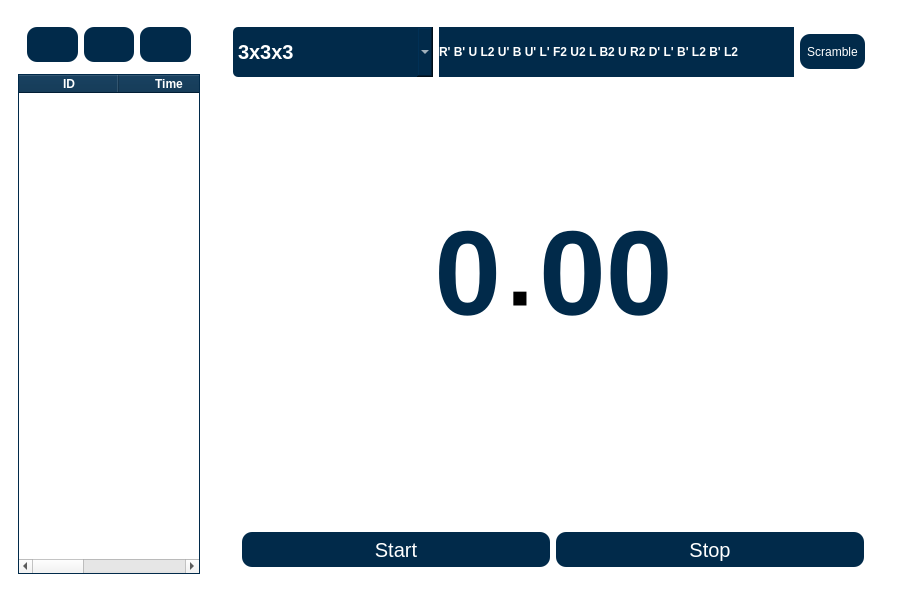
<?xml version="1.0" encoding="UTF-8"?>
<ui version="4.0">
 <class>MainWindow</class>
 <widget class="QMainWindow" name="MainWindow">
  <property name="geometry">
   <rect>
    <x>0</x>
    <y>0</y>
    <width>900</width>
    <height>600</height>
   </rect>
  </property>
  <property name="sizePolicy">
   <sizepolicy hsizetype="Fixed" vsizetype="Fixed">
    <horstretch>0</horstretch>
    <verstretch>0</verstretch>
   </sizepolicy>
  </property>
  <property name="minimumSize">
   <size>
    <width>900</width>
    <height>600</height>
   </size>
  </property>
  <property name="maximumSize">
   <size>
    <width>900</width>
    <height>600</height>
   </size>
  </property>
  <property name="windowTitle">
   <string>MainWindow</string>
  </property>
  <property name="styleSheet">
   <string notr="true">QLineEdit {
    padding: 5px 10px;
    background-color: #f0f0f0;
    font-size: 10px;
    border: none;
    border-bottom: 1px solid black;
    border-radius: 10px;
    color: black;
}

QPushButton {
    background-color: #012a4a;
    color: white;
    border-radius: 10px;
    min-height: 25px;
    min-width: 15px;
    padding: 5px 7px;
}

QPushButton:hover {
    background-color: #fb8b24;
}

QComboBox {
    border-radius: 5px;
    border: none;
}

#centralwidget {
    background-color: white;
    color: #012a4a;
}

#sec, #msec, #best, #worst {
    font-weight: 800;
    color: #012a4a;
}

#sec, #msec {
    font-size: 120px;
}

#best, #worst {
    font-size: 28px;
}

/* History Table Light Mode */
#history_table {
    background-color: white;
    color: black;
    gridline-color: #012a4a;
    border: 1px solid #012a4a;
}

#history_table QHeaderView::section {
    background-color: #012a4a;
    color: white;
    font-weight: bold;
}</string>
  </property>
  <widget class="QWidget" name="centralwidget">
   <property name="maximumSize">
    <size>
     <width>900</width>
     <height>600</height>
    </size>
   </property>
   <layout class="QHBoxLayout" name="horizontalLayout_2" stretch="0,0">
    <item>
     <widget class="QWidget" name="nav" native="true">
      <property name="minimumSize">
       <size>
        <width>200</width>
        <height>0</height>
       </size>
      </property>
      <property name="maximumSize">
       <size>
        <width>200</width>
        <height>16777215</height>
       </size>
      </property>
      <layout class="QVBoxLayout" name="verticalLayout">
       <item>
        <widget class="QWidget" name="button_group" native="true">
         <property name="minimumSize">
          <size>
           <width>0</width>
           <height>50</height>
          </size>
         </property>
         <layout class="QHBoxLayout" name="horizontalLayout_3">
          <item>
           <widget class="QPushButton" name="mode_btn">
            <property name="text">
             <string/>
            </property>
            <property name="icon">
             <iconset>
              <normaloff>../assets/settings-icon-512x512-pk8wypem.png</normaloff>../assets/settings-icon-512x512-pk8wypem.png</iconset>
            </property>
            <property name="iconSize">
             <size>
              <width>29</width>
              <height>35</height>
             </size>
            </property>
            <property name="checkable">
             <bool>false</bool>
            </property>
           </widget>
          </item>
          <item>
           <widget class="QPushButton" name="history_btn">
            <property name="text">
             <string/>
            </property>
            <property name="icon">
             <iconset>
              <normaloff>../assets/history.jpg</normaloff>../assets/history.jpg</iconset>
            </property>
            <property name="iconSize">
             <size>
              <width>29</width>
              <height>35</height>
             </size>
            </property>
           </widget>
          </item>
          <item>
           <widget class="QPushButton" name="about_btn">
            <property name="text">
             <string/>
            </property>
            <property name="icon">
             <iconset>
              <normaloff>../assets/about.png</normaloff>../assets/about.png</iconset>
            </property>
            <property name="iconSize">
             <size>
              <width>29</width>
              <height>35</height>
             </size>
            </property>
           </widget>
          </item>
         </layout>
        </widget>
       </item>
       <item>
        <widget class="QTableWidget" name="history_table">
         <property name="sizePolicy">
          <sizepolicy hsizetype="Fixed" vsizetype="Fixed">
           <horstretch>0</horstretch>
           <verstretch>0</verstretch>
          </sizepolicy>
         </property>
         <property name="minimumSize">
          <size>
           <width>0</width>
           <height>500</height>
          </size>
         </property>
         <column>
          <property name="text">
           <string>ID</string>
          </property>
         </column>
         <column>
          <property name="text">
           <string>Time</string>
          </property>
         </column>
         <column>
          <property name="text">
           <string>Type</string>
          </property>
         </column>
        </widget>
       </item>
       <item>
        <spacer name="verticalSpacer">
         <property name="orientation">
          <enum>Qt::Vertical</enum>
         </property>
         <property name="sizeHint" stdset="0">
          <size>
           <width>20</width>
           <height>40</height>
          </size>
         </property>
        </spacer>
       </item>
      </layout>
     </widget>
    </item>
    <item>
     <widget class="QWidget" name="main" native="true">
      <layout class="QVBoxLayout" name="verticalLayout_2">
       <item>
        <widget class="QWidget" name="widget_5" native="true">
         <property name="sizePolicy">
          <sizepolicy hsizetype="Maximum" vsizetype="Maximum">
           <horstretch>0</horstretch>
           <verstretch>0</verstretch>
          </sizepolicy>
         </property>
         <property name="minimumSize">
          <size>
           <width>650</width>
           <height>0</height>
          </size>
         </property>
         <layout class="QHBoxLayout" name="horizontalLayout_4" stretch="0,1,0">
          <item>
           <widget class="QComboBox" name="type_cb">
            <property name="minimumSize">
             <size>
              <width>200</width>
              <height>50</height>
             </size>
            </property>
            <property name="maximumSize">
             <size>
              <width>200</width>
              <height>16777215</height>
             </size>
            </property>
            <property name="styleSheet">
             <string notr="true">font-size: 20px;
font-weight: 800;
color: white;
border: none;
background-color: #012a4a;</string>
            </property>
            <item>
             <property name="text">
              <string>3x3x3</string>
             </property>
            </item>
            <item>
             <property name="text">
              <string>2x2x2</string>
             </property>
            </item>
            <item>
             <property name="text">
              <string>4x4x4</string>
             </property>
            </item>
            <item>
             <property name="text">
              <string>5x5x5</string>
             </property>
            </item>
            <item>
             <property name="text">
              <string>6x6x6</string>
             </property>
            </item>
            <item>
             <property name="text">
              <string>7x7x7</string>
             </property>
            </item>
            <item>
             <property name="text">
              <string>3x3 bld</string>
             </property>
            </item>
            <item>
             <property name="text">
              <string>3x3 fm</string>
             </property>
            </item>
            <item>
             <property name="text">
              <string>3x3 oh</string>
             </property>
            </item>
            <item>
             <property name="text">
              <string>clock</string>
             </property>
            </item>
            <item>
             <property name="text">
              <string>megaminx</string>
             </property>
            </item>
            <item>
             <property name="text">
              <string>pyraminx</string>
             </property>
            </item>
            <item>
             <property name="text">
              <string>skewb</string>
             </property>
            </item>
            <item>
             <property name="text">
              <string>sq1</string>
             </property>
            </item>
            <item>
             <property name="text">
              <string>4x4 bld</string>
             </property>
            </item>
            <item>
             <property name="text">
              <string>5x5 bld</string>
             </property>
            </item>
            <item>
             <property name="text">
              <string>3x3 mbld</string>
             </property>
            </item>
           </widget>
          </item>
          <item>
           <widget class="QLabel" name="scramble">
            <property name="minimumSize">
             <size>
              <width>0</width>
              <height>50</height>
             </size>
            </property>
            <property name="styleSheet">
             <string notr="true">font-size: 12px;
font-weight: 800;
color: white;
border: none;
background-color: #012a4a;</string>
            </property>
            <property name="text">
             <string>R' B' U L2 U' B U' L' F2 U2 L B2 U R2 D' L' B' L2 B' L2</string>
            </property>
           </widget>
          </item>
          <item>
           <widget class="QPushButton" name="scramble_btn">
            <property name="minimumSize">
             <size>
              <width>29</width>
              <height>35</height>
             </size>
            </property>
            <property name="text">
             <string>Scramble</string>
            </property>
           </widget>
          </item>
         </layout>
        </widget>
       </item>
       <item>
        <widget class="QWidget" name="widget_3" native="true">
         <property name="styleSheet">
          <string notr="true"/>
         </property>
         <layout class="QVBoxLayout" name="verticalLayout_3">
          <item>
           <layout class="QHBoxLayout" name="horizontalLayout">
            <item>
             <spacer name="horizontalSpacer_2">
              <property name="orientation">
               <enum>Qt::Horizontal</enum>
              </property>
              <property name="sizeHint" stdset="0">
               <size>
                <width>40</width>
                <height>20</height>
               </size>
              </property>
             </spacer>
            </item>
            <item>
             <widget class="QLabel" name="sec">
              <property name="minimumSize">
               <size>
                <width>0</width>
                <height>0</height>
               </size>
              </property>
              <property name="font">
               <font>
                <pointsize>-1</pointsize>
                <weight>99</weight>
                <bold>true</bold>
               </font>
              </property>
              <property name="styleSheet">
               <string notr="true"/>
              </property>
              <property name="text">
               <string>0</string>
              </property>
              <property name="alignment">
               <set>Qt::AlignRight|Qt::AlignTrailing|Qt::AlignVCenter</set>
              </property>
             </widget>
            </item>
            <item>
             <widget class="QLabel" name="label_2">
              <property name="font">
               <font>
                <pointsize>70</pointsize>
                <weight>75</weight>
                <bold>true</bold>
               </font>
              </property>
              <property name="text">
               <string>.</string>
              </property>
             </widget>
            </item>
            <item>
             <widget class="QLabel" name="msec">
              <property name="font">
               <font>
                <pointsize>-1</pointsize>
                <weight>99</weight>
                <bold>true</bold>
               </font>
              </property>
              <property name="text">
               <string>00</string>
              </property>
             </widget>
            </item>
            <item>
             <spacer name="horizontalSpacer_3">
              <property name="orientation">
               <enum>Qt::Horizontal</enum>
              </property>
              <property name="sizeHint" stdset="0">
               <size>
                <width>40</width>
                <height>20</height>
               </size>
              </property>
             </spacer>
            </item>
           </layout>
          </item>
          <item>
           <widget class="QLabel" name="best">
            <property name="maximumSize">
             <size>
              <width>16777215</width>
              <height>30</height>
             </size>
            </property>
            <property name="font">
             <font>
              <pointsize>-1</pointsize>
              <weight>99</weight>
              <bold>true</bold>
             </font>
            </property>
            <property name="styleSheet">
             <string notr="true">QLabel {
	color : white   ;
}</string>
            </property>
            <property name="text">
             <string>Best:</string>
            </property>
            <property name="alignment">
             <set>Qt::AlignCenter</set>
            </property>
           </widget>
          </item>
          <item>
           <widget class="QLabel" name="worst">
            <property name="maximumSize">
             <size>
              <width>16777215</width>
              <height>30</height>
             </size>
            </property>
            <property name="font">
             <font>
              <pointsize>-1</pointsize>
              <weight>99</weight>
              <bold>true</bold>
             </font>
            </property>
            <property name="styleSheet">
             <string notr="true">QLabel {
	color : white   ;
}</string>
            </property>
            <property name="text">
             <string>Worst:</string>
            </property>
            <property name="alignment">
             <set>Qt::AlignCenter</set>
            </property>
           </widget>
          </item>
          <item>
           <widget class="QWidget" name="widget_2" native="true">
            <property name="maximumSize">
             <size>
              <width>16777215</width>
              <height>50</height>
             </size>
            </property>
            <layout class="QHBoxLayout" name="horizontalLayout_5">
             <item>
              <widget class="QPushButton" name="start_btn">
               <property name="font">
                <font>
                 <pointsize>15</pointsize>
                </font>
               </property>
               <property name="styleSheet">
                <string notr="true">QPushButton:hover {
	background-color: #fb8b24;
}
QPushButton {
	background-color: #012a4a;
	color : white;
    border-radius: 10px;
	min-height: 25px;
	min-width: 15px;
	padding: 5px 7px;
}
</string>
               </property>
               <property name="text">
                <string>Start</string>
               </property>
              </widget>
             </item>
             <item>
              <widget class="QPushButton" name="stop_btn">
               <property name="font">
                <font>
                 <pointsize>15</pointsize>
                </font>
               </property>
               <property name="styleSheet">
                <string notr="true">QPushButton:hover {
	background-color: #fb8b24;
}
QPushButton {
	background-color: #012a4a;
	color : white;
    border-radius: 10px;
	min-height: 25px;
	min-width: 15px;
	padding: 5px 7px;
}
</string>
               </property>
               <property name="text">
                <string>Stop</string>
               </property>
              </widget>
             </item>
            </layout>
           </widget>
          </item>
         </layout>
        </widget>
       </item>
      </layout>
     </widget>
    </item>
   </layout>
  </widget>
 </widget>
 <resources/>
 <connections/>
</ui>
